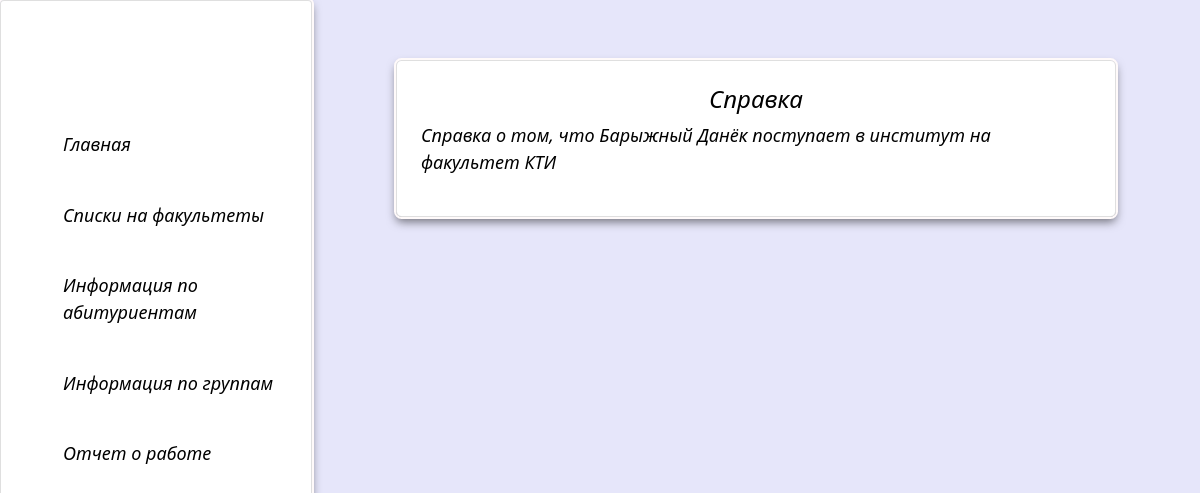
Page /faculty/1 on the earlier database version.
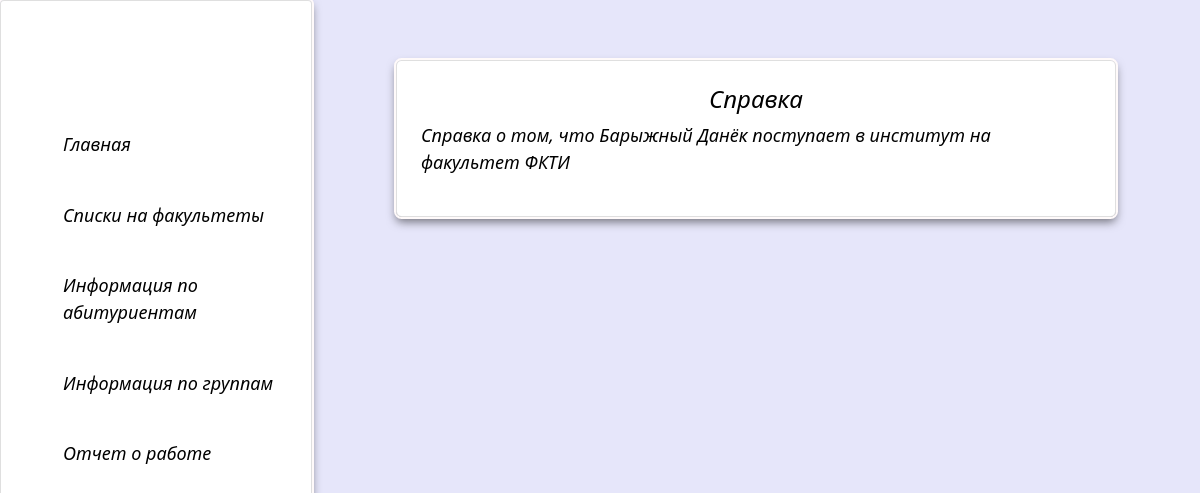
Same page on the later database version.
### main/models.py (models this page shows, shortened)
class entrant(models.Model):
    name = models.CharField('ФИО', max_length=50)
    group_id = models.ForeignKey('group', on_delete=models.PROTECT, default=1, verbose_name='Группа')
    flow_id = models.ForeignKey('flow', on_delete=models.PROTECT, default=1, verbose_name='Поток')
    faculty_id = models.ForeignKey('faculty', on_delete=models.PROTECT,default=1,verbose_name='ID факультета')
    department_id = models.ForeignKey('department', on_delete=models.PROTECT,default=1,verbose_name='ID кафедры')
    exam_list = models.PositiveIntegerField('Номер экзаменационного листа', default=0)
    class Meta:
        verbose_name = 'Абитуриент'
        verbose_name_plural = 'Абитуриенты'

class faculty(models.Model):
    name = models.CharField('Название', max_length=100)
    def __str__(self):
        return self.name
    class Meta:
        verbose_name = 'Факультет'
        verbose_name_plural = 'Факультеты'

### main/views.py (the view)
# urls.py: path('faculty/<int:pk>', views.get_certificate.as_view(), name='get_certificate'),
class get_certificate(DetailView):
    model = entrant
    template_name = 'main/certificate.html'
    context_object_name = 'entrant'

### main/templates/main/certificate.html (shortened to what this page needs)
{% extends 'main/sample.html' %}
{% block content%}
<div class="certificate">
     <h4>Справка</h4>
     <p>Справка о том, что {{entrant.name}} поступает в институт на факультет {{entrant.faculty_id}}</p>
    </div>
{% endblock %}

Differences in the rows shown:
changed entrant "Барыжный Данёк": faculty_id "КТИ" → "ФКТИ"
